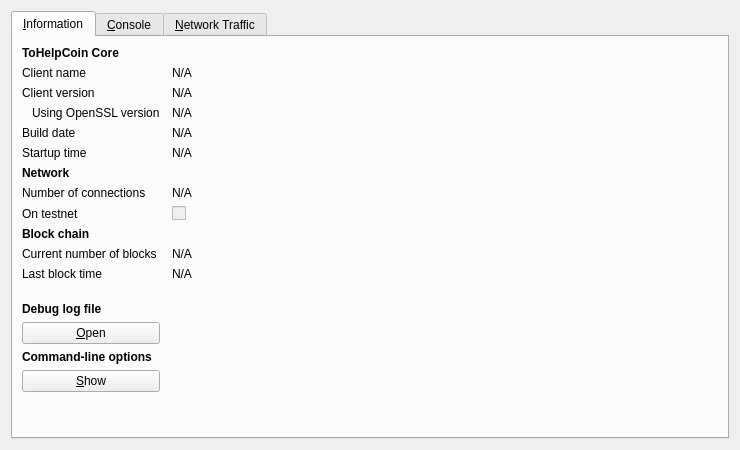
<?xml version="1.0" encoding="UTF-8"?>
<ui version="4.0">
 <class>RPCConsole</class>
 <widget class="QDialog" name="RPCConsole">
  <property name="geometry">
   <rect>
    <x>0</x>
    <y>0</y>
    <width>740</width>
    <height>450</height>
   </rect>
  </property>
  <property name="windowTitle">
   <string>ToHelpCoin - Debug window</string>
  </property>
  <layout class="QVBoxLayout" name="verticalLayout_2">
   <item>
    <widget class="QTabWidget" name="tabWidget">
     <property name="currentIndex">
      <number>0</number>
     </property>
     <widget class="QWidget" name="tab_info">
      <attribute name="title">
       <string>&amp;Information</string>
      </attribute>
      <layout class="QGridLayout" name="gridLayout" columnstretch="0,1">
       <property name="horizontalSpacing">
        <number>12</number>
       </property>
       <item row="0" column="0">
        <widget class="QLabel" name="label_9">
         <property name="font">
          <font>
           <weight>75</weight>
           <bold>true</bold>
          </font>
         </property>
         <property name="text">
          <string>ToHelpCoin Core</string>
         </property>
        </widget>
       </item>
       <item row="1" column="0">
        <widget class="QLabel" name="label_5">
         <property name="text">
          <string>Client name</string>
         </property>
        </widget>
       </item>
       <item row="1" column="1">
        <widget class="QLabel" name="clientName">
         <property name="cursor">
          <cursorShape>IBeamCursor</cursorShape>
         </property>
         <property name="text">
          <string>N/A</string>
         </property>
         <property name="textFormat">
          <enum>Qt::PlainText</enum>
         </property>
         <property name="textInteractionFlags">
          <set>Qt::LinksAccessibleByMouse|Qt::TextSelectableByKeyboard|Qt::TextSelectableByMouse</set>
         </property>
        </widget>
       </item>
       <item row="2" column="0">
        <widget class="QLabel" name="label_6">
         <property name="text">
          <string>Client version</string>
         </property>
        </widget>
       </item>
       <item row="2" column="1">
        <widget class="QLabel" name="clientVersion">
         <property name="cursor">
          <cursorShape>IBeamCursor</cursorShape>
         </property>
         <property name="text">
          <string>N/A</string>
         </property>
         <property name="textFormat">
          <enum>Qt::PlainText</enum>
         </property>
         <property name="textInteractionFlags">
          <set>Qt::LinksAccessibleByMouse|Qt::TextSelectableByKeyboard|Qt::TextSelectableByMouse</set>
         </property>
        </widget>
       </item>
       <item row="3" column="0">
        <widget class="QLabel" name="label_14">
         <property name="text">
          <string>Using OpenSSL version</string>
         </property>
         <property name="indent">
          <number>10</number>
         </property>
        </widget>
       </item>
       <item row="3" column="1">
        <widget class="QLabel" name="openSSLVersion">
         <property name="cursor">
          <cursorShape>IBeamCursor</cursorShape>
         </property>
         <property name="text">
          <string>N/A</string>
         </property>
         <property name="textFormat">
          <enum>Qt::PlainText</enum>
         </property>
         <property name="textInteractionFlags">
          <set>Qt::LinksAccessibleByMouse|Qt::TextSelectableByKeyboard|Qt::TextSelectableByMouse</set>
         </property>
        </widget>
       </item>
       <item row="4" column="0">
        <widget class="QLabel" name="label_12">
         <property name="text">
          <string>Build date</string>
         </property>
        </widget>
       </item>
       <item row="4" column="1">
        <widget class="QLabel" name="buildDate">
         <property name="cursor">
          <cursorShape>IBeamCursor</cursorShape>
         </property>
         <property name="text">
          <string>N/A</string>
         </property>
         <property name="textFormat">
          <enum>Qt::PlainText</enum>
         </property>
         <property name="textInteractionFlags">
          <set>Qt::LinksAccessibleByMouse|Qt::TextSelectableByKeyboard|Qt::TextSelectableByMouse</set>
         </property>
        </widget>
       </item>
       <item row="5" column="0">
        <widget class="QLabel" name="label_13">
         <property name="text">
          <string>Startup time</string>
         </property>
        </widget>
       </item>
       <item row="5" column="1">
        <widget class="QLabel" name="startupTime">
         <property name="cursor">
          <cursorShape>IBeamCursor</cursorShape>
         </property>
         <property name="text">
          <string>N/A</string>
         </property>
         <property name="textFormat">
          <enum>Qt::PlainText</enum>
         </property>
         <property name="textInteractionFlags">
          <set>Qt::LinksAccessibleByMouse|Qt::TextSelectableByKeyboard|Qt::TextSelectableByMouse</set>
         </property>
        </widget>
       </item>
       <item row="6" column="0">
        <widget class="QLabel" name="label_11">
         <property name="font">
          <font>
           <weight>75</weight>
           <bold>true</bold>
          </font>
         </property>
         <property name="text">
          <string>Network</string>
         </property>
        </widget>
       </item>
       <item row="7" column="0">
        <widget class="QLabel" name="label_7">
         <property name="text">
          <string>Number of connections</string>
         </property>
        </widget>
       </item>
       <item row="7" column="1">
        <widget class="QLabel" name="numberOfConnections">
         <property name="cursor">
          <cursorShape>IBeamCursor</cursorShape>
         </property>
         <property name="text">
          <string>N/A</string>
         </property>
         <property name="textFormat">
          <enum>Qt::PlainText</enum>
         </property>
         <property name="textInteractionFlags">
          <set>Qt::LinksAccessibleByMouse|Qt::TextSelectableByKeyboard|Qt::TextSelectableByMouse</set>
         </property>
        </widget>
       </item>
       <item row="8" column="0">
        <widget class="QLabel" name="label_8">
         <property name="text">
          <string>On testnet</string>
         </property>
        </widget>
       </item>
       <item row="8" column="1">
        <widget class="QCheckBox" name="isTestNet">
         <property name="enabled">
          <bool>false</bool>
         </property>
         <property name="text">
          <string/>
         </property>
        </widget>
       </item>
       <item row="9" column="0">
        <widget class="QLabel" name="label_10">
         <property name="font">
          <font>
           <weight>75</weight>
           <bold>true</bold>
          </font>
         </property>
         <property name="text">
          <string>Block chain</string>
         </property>
        </widget>
       </item>
       <item row="10" column="0">
        <widget class="QLabel" name="label_3">
         <property name="text">
          <string>Current number of blocks</string>
         </property>
        </widget>
       </item>
       <item row="10" column="1">
        <widget class="QLabel" name="numberOfBlocks">
         <property name="cursor">
          <cursorShape>IBeamCursor</cursorShape>
         </property>
         <property name="text">
          <string>N/A</string>
         </property>
         <property name="textFormat">
          <enum>Qt::PlainText</enum>
         </property>
         <property name="textInteractionFlags">
          <set>Qt::LinksAccessibleByMouse|Qt::TextSelectableByKeyboard|Qt::TextSelectableByMouse</set>
         </property>
        </widget>
       </item>
       <item row="11" column="0">
        <widget class="QLabel" name="label_2">
         <property name="text">
          <string>Last block time</string>
         </property>
        </widget>
       </item>
       <item row="11" column="1">
        <widget class="QLabel" name="lastBlockTime">
         <property name="cursor">
          <cursorShape>IBeamCursor</cursorShape>
         </property>
         <property name="text">
          <string>N/A</string>
         </property>
         <property name="textFormat">
          <enum>Qt::PlainText</enum>
         </property>
         <property name="textInteractionFlags">
          <set>Qt::LinksAccessibleByMouse|Qt::TextSelectableByKeyboard|Qt::TextSelectableByMouse</set>
         </property>
        </widget>
       </item>
       <item row="12" column="0">
        <spacer name="verticalSpacer_2">
         <property name="orientation">
          <enum>Qt::Vertical</enum>
         </property>
         <property name="sizeHint" stdset="0">
          <size>
           <width>20</width>
           <height>20</height>
          </size>
         </property>
        </spacer>
       </item>
       <item row="13" column="0">
        <widget class="QLabel" name="labelDebugLogfile">
         <property name="font">
          <font>
           <weight>75</weight>
           <bold>true</bold>
          </font>
         </property>
         <property name="text">
          <string>Debug log file</string>
         </property>
        </widget>
       </item>
       <item row="14" column="0">
        <widget class="QPushButton" name="openDebugLogfileButton">
         <property name="toolTip">
          <string>Open the ToHelpCoin debug log file from the current data directory. This can take a few seconds for large log files.</string>
         </property>
         <property name="text">
          <string>&amp;Open</string>
         </property>
         <property name="autoDefault">
          <bool>false</bool>
         </property>
        </widget>
       </item>
       <item row="15" column="0">
        <widget class="QLabel" name="labelCLOptions">
         <property name="font">
          <font>
           <weight>75</weight>
           <bold>true</bold>
          </font>
         </property>
         <property name="text">
          <string>Command-line options</string>
         </property>
        </widget>
       </item>
       <item row="16" column="0">
        <widget class="QPushButton" name="showCLOptionsButton">
         <property name="toolTip">
          <string>Show the ToHelpCoin-Qt help message to get a list with possible ToHelpCoin command-line options.</string>
         </property>
         <property name="text">
          <string>&amp;Show</string>
         </property>
         <property name="autoDefault">
          <bool>false</bool>
         </property>
        </widget>
       </item>
       <item row="17" column="0">
        <spacer name="verticalSpacer">
         <property name="orientation">
          <enum>Qt::Vertical</enum>
         </property>
         <property name="sizeHint" stdset="0">
          <size>
           <width>20</width>
           <height>40</height>
          </size>
         </property>
        </spacer>
       </item>
      </layout>
     </widget>
     <widget class="QWidget" name="tab_console">
      <attribute name="title">
       <string>&amp;Console</string>
      </attribute>
      <layout class="QVBoxLayout" name="verticalLayout_3">
       <property name="spacing">
        <number>3</number>
       </property>
       <item>
        <widget class="QTextEdit" name="messagesWidget">
         <property name="minimumSize">
          <size>
           <width>0</width>
           <height>100</height>
          </size>
         </property>
         <property name="readOnly">
          <bool>true</bool>
         </property>
         <property name="tabKeyNavigation" stdset="0">
          <bool>false</bool>
         </property>
         <property name="columnCount" stdset="0">
          <number>2</number>
         </property>
        </widget>
       </item>
       <item>
        <layout class="QHBoxLayout" name="horizontalLayout">
         <property name="spacing">
          <number>3</number>
         </property>
         <item>
          <widget class="QLabel" name="label">
           <property name="text">
            <string notr="true">&gt;</string>
           </property>
          </widget>
         </item>
         <item>
          <widget class="QLineEdit" name="lineEdit"/>
         </item>
         <item>
          <widget class="QPushButton" name="clearButton">
           <property name="maximumSize">
            <size>
             <width>24</width>
             <height>24</height>
            </size>
           </property>
           <property name="toolTip">
            <string>Clear console</string>
           </property>
           <property name="text">
            <string/>
           </property>
           <property name="icon">
            <iconset resource="../bitcoin.qrc">
             <normaloff>:/icons/remove</normaloff>:/icons/remove</iconset>
           </property>
           <property name="shortcut">
            <string notr="true">Ctrl+L</string>
           </property>
           <property name="autoDefault">
            <bool>false</bool>
           </property>
          </widget>
         </item>
        </layout>
       </item>
      </layout>
     </widget>
     <widget class="QWidget" name="tab">
      <attribute name="title">
       <string>&amp;Network Traffic</string>
      </attribute>
      <layout class="QHBoxLayout" name="horizontalLayout_3">
       <item>
        <layout class="QVBoxLayout" name="verticalLayout_4">
         <item>
          <widget class="TrafficGraphWidget" name="trafficGraph" native="true">
           <property name="sizePolicy">
            <sizepolicy hsizetype="Expanding" vsizetype="Expanding">
             <horstretch>0</horstretch>
             <verstretch>0</verstretch>
            </sizepolicy>
           </property>
          </widget>
         </item>
         <item>
          <layout class="QHBoxLayout" name="horizontalLayout_2">
           <item>
            <widget class="QSlider" name="sldGraphRange">
             <property name="minimum">
              <number>1</number>
             </property>
             <property name="maximum">
              <number>288</number>
             </property>
             <property name="pageStep">
              <number>12</number>
             </property>
             <property name="value">
              <number>6</number>
             </property>
             <property name="orientation">
              <enum>Qt::Horizontal</enum>
             </property>
            </widget>
           </item>
           <item>
            <widget class="QLabel" name="lblGraphRange">
             <property name="minimumSize">
              <size>
               <width>100</width>
               <height>0</height>
              </size>
             </property>
             <property name="alignment">
              <set>Qt::AlignCenter</set>
             </property>
            </widget>
           </item>
           <item>
            <widget class="QPushButton" name="btnClearTrafficGraph">
             <property name="text">
              <string>&amp;Clear</string>
             </property>
            </widget>
           </item>
          </layout>
         </item>
        </layout>
       </item>
       <item>
        <layout class="QVBoxLayout" name="verticalLayout">
         <item>
          <widget class="QGroupBox" name="groupBox">
           <property name="title">
            <string>Totals</string>
           </property>
           <layout class="QVBoxLayout" name="verticalLayout_5">
            <item>
             <layout class="QHBoxLayout" name="horizontalLayout_4">
              <item>
               <widget class="Line" name="line">
                <property name="sizePolicy">
                 <sizepolicy hsizetype="Fixed" vsizetype="Fixed">
                  <horstretch>0</horstretch>
                  <verstretch>0</verstretch>
                 </sizepolicy>
                </property>
                <property name="minimumSize">
                 <size>
                  <width>10</width>
                  <height>0</height>
                 </size>
                </property>
                <property name="palette">
                 <palette>
                  <active>
                   <colorrole role="Light">
                    <brush brushstyle="SolidPattern">
                     <color alpha="255">
                      <red>0</red>
                      <green>255</green>
                      <blue>0</blue>
                     </color>
                    </brush>
                   </colorrole>
                  </active>
                  <inactive>
                   <colorrole role="Light">
                    <brush brushstyle="SolidPattern">
                     <color alpha="255">
                      <red>0</red>
                      <green>255</green>
                      <blue>0</blue>
                     </color>
                    </brush>
                   </colorrole>
                  </inactive>
                  <disabled>
                   <colorrole role="Light">
                    <brush brushstyle="SolidPattern">
                     <color alpha="255">
                      <red>0</red>
                      <green>255</green>
                      <blue>0</blue>
                     </color>
                    </brush>
                   </colorrole>
                  </disabled>
                 </palette>
                </property>
                <property name="orientation">
                 <enum>Qt::Horizontal</enum>
                </property>
               </widget>
              </item>
              <item>
               <widget class="QLabel" name="label_16">
                <property name="text">
                 <string>In:</string>
                </property>
               </widget>
              </item>
              <item>
               <widget class="QLabel" name="lblBytesIn">
                <property name="minimumSize">
                 <size>
                  <width>50</width>
                  <height>0</height>
                 </size>
                </property>
                <property name="alignment">
                 <set>Qt::AlignRight|Qt::AlignTrailing|Qt::AlignVCenter</set>
                </property>
               </widget>
              </item>
             </layout>
            </item>
            <item>
             <layout class="QHBoxLayout" name="horizontalLayout_5">
              <item>
               <widget class="Line" name="line_2">
                <property name="sizePolicy">
                 <sizepolicy hsizetype="Fixed" vsizetype="Fixed">
                  <horstretch>0</horstretch>
                  <verstretch>0</verstretch>
                 </sizepolicy>
                </property>
                <property name="minimumSize">
                 <size>
                  <width>10</width>
                  <height>0</height>
                 </size>
                </property>
                <property name="palette">
                 <palette>
                  <active>
                   <colorrole role="Light">
                    <brush brushstyle="SolidPattern">
                     <color alpha="255">
                      <red>255</red>
                      <green>0</green>
                      <blue>0</blue>
                     </color>
                    </brush>
                   </colorrole>
                  </active>
                  <inactive>
                   <colorrole role="Light">
                    <brush brushstyle="SolidPattern">
                     <color alpha="255">
                      <red>255</red>
                      <green>0</green>
                      <blue>0</blue>
                     </color>
                    </brush>
                   </colorrole>
                  </inactive>
                  <disabled>
                   <colorrole role="Light">
                    <brush brushstyle="SolidPattern">
                     <color alpha="255">
                      <red>255</red>
                      <green>0</green>
                      <blue>0</blue>
                     </color>
                    </brush>
                   </colorrole>
                  </disabled>
                 </palette>
                </property>
                <property name="orientation">
                 <enum>Qt::Horizontal</enum>
                </property>
               </widget>
              </item>
              <item>
               <widget class="QLabel" name="label_17">
                <property name="text">
                 <string>Out:</string>
                </property>
               </widget>
              </item>
              <item>
               <widget class="QLabel" name="lblBytesOut">
                <property name="minimumSize">
                 <size>
                  <width>50</width>
                  <height>0</height>
                 </size>
                </property>
                <property name="alignment">
                 <set>Qt::AlignRight|Qt::AlignTrailing|Qt::AlignVCenter</set>
                </property>
               </widget>
              </item>
             </layout>
            </item>
            <item>
             <spacer name="verticalSpacer_4">
              <property name="orientation">
               <enum>Qt::Vertical</enum>
              </property>
              <property name="sizeHint" stdset="0">
               <size>
                <width>20</width>
                <height>407</height>
               </size>
              </property>
             </spacer>
            </item>
           </layout>
          </widget>
         </item>
        </layout>
       </item>
      </layout>
     </widget>
    </widget>
   </item>
  </layout>
 </widget>
 <customwidgets>
  <customwidget>
   <class>TrafficGraphWidget</class>
   <extends>QWidget</extends>
   <header>trafficgraphwidget.h</header>
   <container>1</container>
   <slots>
    <slot>clear()</slot>
   </slots>
  </customwidget>
 </customwidgets>
 <resources>
  <include location="../bitcoin.qrc"/>
 </resources>
 <connections/>
</ui>
